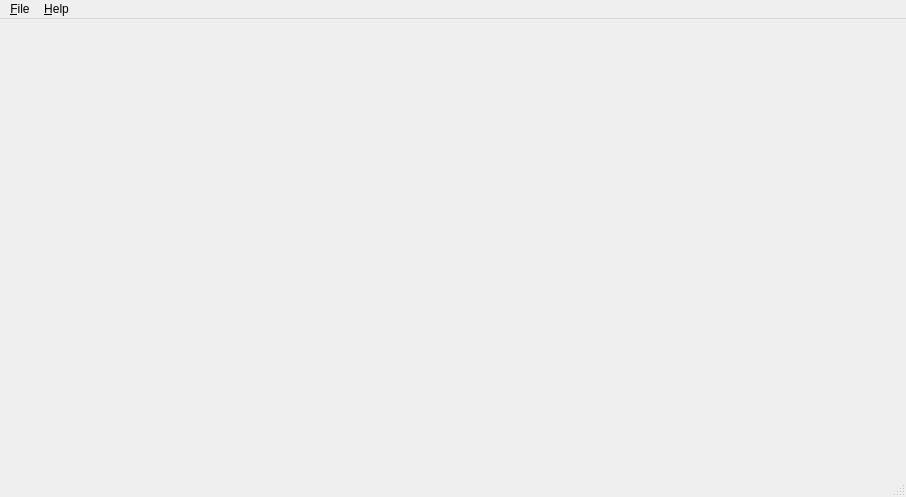
<?xml version="1.0" encoding="UTF-8"?>
<ui version="4.0">
 <class>MainWindow</class>
 <widget class="QMainWindow" name="MainWindow">
  <property name="geometry">
   <rect>
    <x>0</x>
    <y>0</y>
    <width>906</width>
    <height>497</height>
   </rect>
  </property>
  <property name="windowTitle">
   <string>magGui</string>
  </property>
  <widget class="CentralWidget" name="centralwidget"/>
  <widget class="QMenuBar" name="menubar">
   <property name="geometry">
    <rect>
     <x>0</x>
     <y>0</y>
     <width>906</width>
     <height>23</height>
    </rect>
   </property>
   <widget class="QMenu" name="menu_File">
    <property name="title">
     <string>&amp;File</string>
    </property>
    <addaction name="action_Load_Settings"/>
    <addaction name="action_Save_Settings"/>
    <addaction name="separator"/>
    <addaction name="actionE_xit"/>
   </widget>
   <widget class="QMenu" name="menu_Help">
    <property name="title">
     <string>&amp;Help</string>
    </property>
    <addaction name="actionAPS1540_Manual"/>
    <addaction name="actionHMR2300_Manual"/>
    <addaction name="separator"/>
    <addaction name="action_About"/>
   </widget>
   <addaction name="menu_File"/>
   <addaction name="menu_Help"/>
  </widget>
  <widget class="QStatusBar" name="statusbar"/>
  <action name="actionE_xit">
   <property name="text">
    <string>E&amp;xit</string>
   </property>
   <property name="menuRole">
    <enum>QAction::QuitRole</enum>
   </property>
  </action>
  <action name="action_Load_Settings">
   <property name="text">
    <string>&amp;Load Settings</string>
   </property>
  </action>
  <action name="action_Save_Settings">
   <property name="text">
    <string>&amp;Save Settings</string>
   </property>
  </action>
  <action name="action_About">
   <property name="text">
    <string>&amp;About</string>
   </property>
   <property name="menuRole">
    <enum>QAction::AboutRole</enum>
   </property>
  </action>
  <action name="actionAPS1540_Manual">
   <property name="text">
    <string>APS1540 Manual</string>
   </property>
  </action>
  <action name="actionHMR2300_Manual">
   <property name="text">
    <string>HMR2300 Manual</string>
   </property>
  </action>
 </widget>
 <customwidgets>
  <customwidget>
   <class>CentralWidget</class>
   <extends>QWidget</extends>
   <header location="global">centralwidget.h</header>
   <container>1</container>
  </customwidget>
 </customwidgets>
 <resources/>
 <connections/>
</ui>
